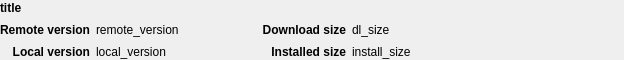
<?xml version="1.0" encoding="UTF-8"?>
<ui version="4.0">
 <class>InfoWidget</class>
 <widget class="QWidget" name="InfoWidget">
  <property name="geometry">
   <rect>
    <x>0</x>
    <y>0</y>
    <width>624</width>
    <height>60</height>
   </rect>
  </property>
  <property name="sizePolicy">
   <sizepolicy hsizetype="Preferred" vsizetype="Fixed">
    <horstretch>0</horstretch>
    <verstretch>0</verstretch>
   </sizepolicy>
  </property>
  <property name="windowTitle">
   <string notr="true">InfoWidget</string>
  </property>
  <layout class="QGridLayout" name="info_widget_layout" columnstretch="0,0,0,0,0,1">
   <property name="leftMargin">
    <number>0</number>
   </property>
   <property name="topMargin">
    <number>0</number>
   </property>
   <property name="rightMargin">
    <number>0</number>
   </property>
   <property name="bottomMargin">
    <number>0</number>
   </property>
   <item row="2" column="4">
    <widget class="QLabel" name="install_size">
     <property name="minimumSize">
      <size>
       <width>160</width>
       <height>0</height>
      </size>
     </property>
     <property name="text">
      <string notr="true">install_size</string>
     </property>
    </widget>
   </item>
   <item row="1" column="2">
    <widget class="QLabel" name="remote_version">
     <property name="minimumSize">
      <size>
       <width>160</width>
       <height>0</height>
      </size>
     </property>
     <property name="text">
      <string notr="true">remote_version</string>
     </property>
    </widget>
   </item>
   <item row="2" column="2">
    <widget class="QLabel" name="local_version">
     <property name="minimumSize">
      <size>
       <width>160</width>
       <height>0</height>
      </size>
     </property>
     <property name="text">
      <string notr="true">local_version</string>
     </property>
    </widget>
   </item>
   <item row="2" column="1">
    <widget class="QLabel" name="local_version_label">
     <property name="font">
      <font>
       <weight>75</weight>
       <bold>true</bold>
      </font>
     </property>
     <property name="text">
      <string>Local version</string>
     </property>
     <property name="alignment">
      <set>Qt::AlignRight|Qt::AlignTrailing|Qt::AlignVCenter</set>
     </property>
    </widget>
   </item>
   <item row="1" column="1">
    <widget class="QLabel" name="remote_version_label">
     <property name="font">
      <font>
       <weight>75</weight>
       <bold>true</bold>
      </font>
     </property>
     <property name="text">
      <string>Remote version</string>
     </property>
     <property name="alignment">
      <set>Qt::AlignRight|Qt::AlignTrailing|Qt::AlignVCenter</set>
     </property>
    </widget>
   </item>
   <item row="0" column="0" rowspan="3">
    <layout class="QVBoxLayout" name="image_layout">
     <property name="sizeConstraint">
      <enum>QLayout::SetFixedSize</enum>
     </property>
    </layout>
   </item>
   <item row="2" column="3">
    <widget class="QLabel" name="install_size_label">
     <property name="font">
      <font>
       <weight>75</weight>
       <bold>true</bold>
      </font>
     </property>
     <property name="text">
      <string>Installed size</string>
     </property>
     <property name="alignment">
      <set>Qt::AlignRight|Qt::AlignTrailing|Qt::AlignVCenter</set>
     </property>
    </widget>
   </item>
   <item row="1" column="3">
    <widget class="QLabel" name="dl_size_label">
     <property name="font">
      <font>
       <weight>75</weight>
       <bold>true</bold>
      </font>
     </property>
     <property name="text">
      <string>Download size</string>
     </property>
     <property name="alignment">
      <set>Qt::AlignRight|Qt::AlignTrailing|Qt::AlignVCenter</set>
     </property>
    </widget>
   </item>
   <item row="1" column="4">
    <widget class="QLabel" name="dl_size">
     <property name="minimumSize">
      <size>
       <width>160</width>
       <height>0</height>
      </size>
     </property>
     <property name="text">
      <string notr="true">dl_size</string>
     </property>
    </widget>
   </item>
   <item row="0" column="5" rowspan="3">
    <spacer name="info_hspacer">
     <property name="orientation">
      <enum>Qt::Horizontal</enum>
     </property>
     <property name="sizeHint" stdset="0">
      <size>
       <width>40</width>
       <height>20</height>
      </size>
     </property>
    </spacer>
   </item>
   <item row="0" column="1" colspan="4">
    <widget class="QLabel" name="title">
     <property name="font">
      <font>
       <weight>75</weight>
       <bold>true</bold>
      </font>
     </property>
     <property name="text">
      <string notr="true">title</string>
     </property>
    </widget>
   </item>
  </layout>
 </widget>
 <resources/>
 <connections/>
</ui>
